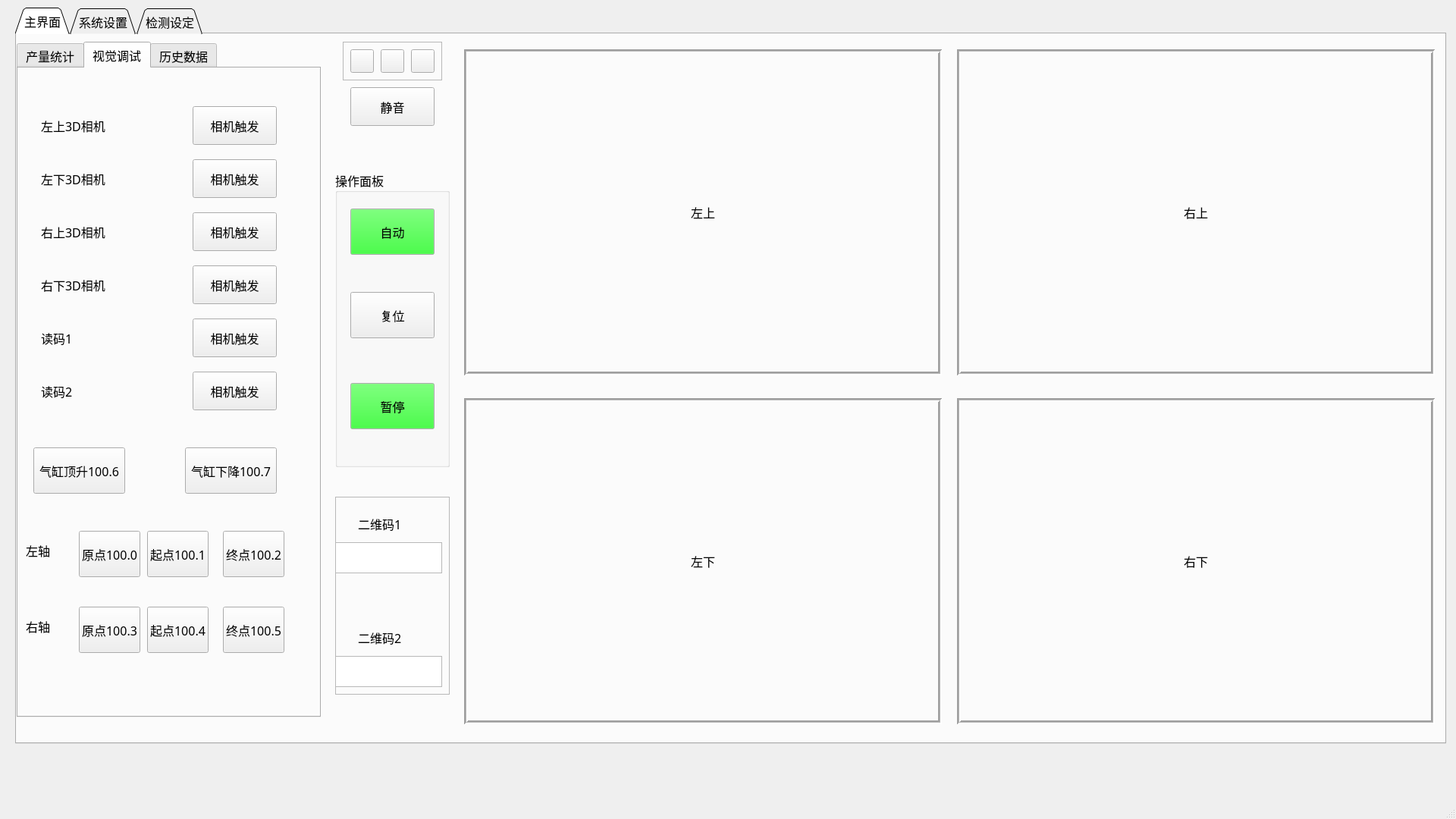
<?xml version="1.0" encoding="UTF-8"?>
<ui version="4.0">
 <class>MainWindow</class>
 <widget class="QMainWindow" name="MainWindow">
  <property name="geometry">
   <rect>
    <x>0</x>
    <y>0</y>
    <width>1920</width>
    <height>1080</height>
   </rect>
  </property>
  <property name="sizePolicy">
   <sizepolicy hsizetype="Expanding" vsizetype="Expanding">
    <horstretch>0</horstretch>
    <verstretch>0</verstretch>
   </sizepolicy>
  </property>
  <property name="maximumSize">
   <size>
    <width>16777215</width>
    <height>16777215</height>
   </size>
  </property>
  <property name="windowTitle">
   <string>全自动过渡片装配</string>
  </property>
  <property name="autoFillBackground">
   <bool>false</bool>
  </property>
  <widget class="QWidget" name="centralwidget">
   <widget class="QTabWidget" name="tabWidget">
    <property name="geometry">
     <rect>
      <x>20</x>
      <y>10</y>
      <width>1887</width>
      <height>971</height>
     </rect>
    </property>
    <property name="sizePolicy">
     <sizepolicy hsizetype="Expanding" vsizetype="Expanding">
      <horstretch>0</horstretch>
      <verstretch>0</verstretch>
     </sizepolicy>
    </property>
    <property name="font">
     <font>
      <family>AcadEref</family>
      <pointsize>12</pointsize>
     </font>
    </property>
    <property name="layoutDirection">
     <enum>Qt::LeftToRight</enum>
    </property>
    <property name="autoFillBackground">
     <bool>false</bool>
    </property>
    <property name="tabShape">
     <enum>QTabWidget::Triangular</enum>
    </property>
    <property name="currentIndex">
     <number>0</number>
    </property>
    <widget class="QWidget" name="tMainPage">
     <attribute name="title">
      <string>主界面</string>
     </attribute>
     <widget class="QTabWidget" name="tRobotManual">
      <property name="geometry">
       <rect>
        <x>0</x>
        <y>10</y>
        <width>401</width>
        <height>891</height>
       </rect>
      </property>
      <property name="font">
       <font>
        <family>AcadEref</family>
        <pointsize>12</pointsize>
       </font>
      </property>
      <property name="currentIndex">
       <number>1</number>
      </property>
      <widget class="QWidget" name="tab_3">
       <attribute name="title">
        <string>产量统计</string>
       </attribute>
       <widget class="QGroupBox" name="gProductRecord">
        <property name="geometry">
         <rect>
          <x>20</x>
          <y>380</y>
          <width>361</width>
          <height>511</height>
         </rect>
        </property>
        <property name="autoFillBackground">
         <bool>false</bool>
        </property>
        <property name="title">
         <string>产量数据</string>
        </property>
        <widget class="QLabel" name="label_2">
         <property name="geometry">
          <rect>
           <x>40</x>
           <y>40</y>
           <width>81</width>
           <height>31</height>
          </rect>
         </property>
         <property name="minimumSize">
          <size>
           <width>0</width>
           <height>16</height>
          </size>
         </property>
         <property name="font">
          <font>
           <family>AcadEref</family>
           <pointsize>12</pointsize>
          </font>
         </property>
         <property name="text">
          <string>起始时间</string>
         </property>
        </widget>
        <widget class="QTextEdit" name="tTime">
         <property name="geometry">
          <rect>
           <x>150</x>
           <y>40</y>
           <width>201</width>
           <height>41</height>
          </rect>
         </property>
         <property name="readOnly">
          <bool>true</bool>
         </property>
        </widget>
        <widget class="QPushButton" name="bDataSave">
         <property name="geometry">
          <rect>
           <x>30</x>
           <y>410</y>
           <width>111</width>
           <height>51</height>
          </rect>
         </property>
         <property name="font">
          <font>
           <family>AcadEref</family>
           <pointsize>12</pointsize>
          </font>
         </property>
         <property name="text">
          <string>保存数据</string>
         </property>
        </widget>
        <widget class="QLabel" name="label_8">
         <property name="geometry">
          <rect>
           <x>40</x>
           <y>150</y>
           <width>91</width>
           <height>31</height>
          </rect>
         </property>
         <property name="font">
          <font>
           <family>AcadEref</family>
           <pointsize>12</pointsize>
          </font>
         </property>
         <property name="text">
          <string>良品数量</string>
         </property>
        </widget>
        <widget class="QTextEdit" name="tBad">
         <property name="geometry">
          <rect>
           <x>170</x>
           <y>240</y>
           <width>131</width>
           <height>41</height>
          </rect>
         </property>
         <property name="readOnly">
          <bool>true</bool>
         </property>
        </widget>
        <widget class="QTextEdit" name="tGoodRate">
         <property name="geometry">
          <rect>
           <x>170</x>
           <y>190</y>
           <width>131</width>
           <height>41</height>
          </rect>
         </property>
         <property name="readOnly">
          <bool>true</bool>
         </property>
        </widget>
        <widget class="QLabel" name="label_19">
         <property name="geometry">
          <rect>
           <x>40</x>
           <y>290</y>
           <width>91</width>
           <height>30</height>
          </rect>
         </property>
         <property name="font">
          <font>
           <family>AcadEref</family>
           <pointsize>12</pointsize>
          </font>
         </property>
         <property name="text">
          <string>不良品率</string>
         </property>
        </widget>
        <widget class="QTextEdit" name="tFail">
         <property name="geometry">
          <rect>
           <x>170</x>
           <y>340</y>
           <width>131</width>
           <height>41</height>
          </rect>
         </property>
         <property name="readOnly">
          <bool>true</bool>
         </property>
        </widget>
        <widget class="QTextEdit" name="tGood">
         <property name="enabled">
          <bool>true</bool>
         </property>
         <property name="geometry">
          <rect>
           <x>170</x>
           <y>140</y>
           <width>131</width>
           <height>41</height>
          </rect>
         </property>
         <property name="readOnly">
          <bool>true</bool>
         </property>
        </widget>
        <widget class="QTextEdit" name="tBadRate">
         <property name="geometry">
          <rect>
           <x>170</x>
           <y>290</y>
           <width>131</width>
           <height>41</height>
          </rect>
         </property>
         <property name="readOnly">
          <bool>true</bool>
         </property>
        </widget>
        <widget class="QLabel" name="label_33">
         <property name="geometry">
          <rect>
           <x>40</x>
           <y>340</y>
           <width>91</width>
           <height>30</height>
          </rect>
         </property>
         <property name="font">
          <font>
           <family>AcadEref</family>
           <pointsize>12</pointsize>
          </font>
         </property>
         <property name="text">
          <string>采集失败</string>
         </property>
        </widget>
        <widget class="QTextEdit" name="tTotal">
         <property name="geometry">
          <rect>
           <x>170</x>
           <y>90</y>
           <width>131</width>
           <height>41</height>
          </rect>
         </property>
         <property name="readOnly">
          <bool>true</bool>
         </property>
         <property name="tabStopWidth">
          <number>80</number>
         </property>
         <property name="placeholderText">
          <string/>
         </property>
        </widget>
        <widget class="QLabel" name="label_9">
         <property name="geometry">
          <rect>
           <x>40</x>
           <y>200</y>
           <width>81</width>
           <height>30</height>
          </rect>
         </property>
         <property name="font">
          <font>
           <family>AcadEref</family>
           <pointsize>12</pointsize>
          </font>
         </property>
         <property name="text">
          <string>良品率</string>
         </property>
        </widget>
        <widget class="QLabel" name="label_7">
         <property name="geometry">
          <rect>
           <x>40</x>
           <y>100</y>
           <width>81</width>
           <height>31</height>
          </rect>
         </property>
         <property name="font">
          <font>
           <family>AcadEref</family>
           <pointsize>12</pointsize>
          </font>
         </property>
         <property name="text">
          <string>产量总数</string>
         </property>
        </widget>
        <widget class="QLabel" name="label_20">
         <property name="geometry">
          <rect>
           <x>40</x>
           <y>240</y>
           <width>81</width>
           <height>30</height>
          </rect>
         </property>
         <property name="font">
          <font>
           <family>AcadEref</family>
           <pointsize>12</pointsize>
          </font>
         </property>
         <property name="text">
          <string>不良品数量</string>
         </property>
        </widget>
        <widget class="QPushButton" name="bDataReset">
         <property name="geometry">
          <rect>
           <x>200</x>
           <y>410</y>
           <width>111</width>
           <height>51</height>
          </rect>
         </property>
         <property name="font">
          <font>
           <family>AcadEref</family>
           <pointsize>12</pointsize>
          </font>
         </property>
         <property name="text">
          <string>重置数据</string>
         </property>
        </widget>
       </widget>
       <widget class="QTextEdit" name="tAlarm">
        <property name="geometry">
         <rect>
          <x>190</x>
          <y>60</y>
          <width>161</width>
          <height>221</height>
         </rect>
        </property>
        <property name="frameShape">
         <enum>QFrame::Box</enum>
        </property>
        <property name="frameShadow">
         <enum>QFrame::Sunken</enum>
        </property>
        <property name="readOnly">
         <bool>true</bool>
        </property>
       </widget>
       <widget class="QLabel" name="label_3">
        <property name="geometry">
         <rect>
          <x>40</x>
          <y>90</y>
          <width>81</width>
          <height>31</height>
         </rect>
        </property>
        <property name="minimumSize">
         <size>
          <width>0</width>
          <height>16</height>
         </size>
        </property>
        <property name="font">
         <font>
          <family>AcadEref</family>
          <pointsize>12</pointsize>
         </font>
        </property>
        <property name="text">
         <string>报警信息</string>
        </property>
       </widget>
      </widget>
      <widget class="QWidget" name="tab_4">
       <attribute name="title">
        <string>视觉调试</string>
       </attribute>
       <widget class="QPushButton" name="bLUtrig">
        <property name="geometry">
         <rect>
          <x>230</x>
          <y>50</y>
          <width>111</width>
          <height>51</height>
         </rect>
        </property>
        <property name="text">
         <string>相机触发</string>
        </property>
       </widget>
       <widget class="QLabel" name="label_50">
        <property name="geometry">
         <rect>
          <x>30</x>
          <y>60</y>
          <width>121</width>
          <height>31</height>
         </rect>
        </property>
        <property name="text">
         <string>左上3D相机</string>
        </property>
       </widget>
       <widget class="QLabel" name="label_51">
        <property name="geometry">
         <rect>
          <x>30</x>
          <y>130</y>
          <width>121</width>
          <height>31</height>
         </rect>
        </property>
        <property name="text">
         <string>左下3D相机</string>
        </property>
       </widget>
       <widget class="QPushButton" name="bLDtrig">
        <property name="geometry">
         <rect>
          <x>230</x>
          <y>120</y>
          <width>111</width>
          <height>51</height>
         </rect>
        </property>
        <property name="text">
         <string>相机触发</string>
        </property>
       </widget>
       <widget class="QPushButton" name="bRUtrig">
        <property name="geometry">
         <rect>
          <x>230</x>
          <y>190</y>
          <width>111</width>
          <height>51</height>
         </rect>
        </property>
        <property name="text">
         <string>相机触发</string>
        </property>
       </widget>
       <widget class="QLabel" name="label_52">
        <property name="geometry">
         <rect>
          <x>30</x>
          <y>200</y>
          <width>121</width>
          <height>31</height>
         </rect>
        </property>
        <property name="text">
         <string>右上3D相机</string>
        </property>
       </widget>
       <widget class="QPushButton" name="bRDtrig">
        <property name="geometry">
         <rect>
          <x>230</x>
          <y>260</y>
          <width>111</width>
          <height>51</height>
         </rect>
        </property>
        <property name="text">
         <string>相机触发</string>
        </property>
       </widget>
       <widget class="QLabel" name="label_53">
        <property name="geometry">
         <rect>
          <x>30</x>
          <y>270</y>
          <width>121</width>
          <height>31</height>
         </rect>
        </property>
        <property name="text">
         <string>右下3D相机</string>
        </property>
       </widget>
       <widget class="QLabel" name="label_65">
        <property name="geometry">
         <rect>
          <x>30</x>
          <y>340</y>
          <width>71</width>
          <height>31</height>
         </rect>
        </property>
        <property name="text">
         <string>读码1</string>
        </property>
       </widget>
       <widget class="QPushButton" name="bC1trig">
        <property name="geometry">
         <rect>
          <x>230</x>
          <y>330</y>
          <width>111</width>
          <height>51</height>
         </rect>
        </property>
        <property name="text">
         <string>相机触发</string>
        </property>
       </widget>
       <widget class="QPushButton" name="bC2trig">
        <property name="geometry">
         <rect>
          <x>230</x>
          <y>400</y>
          <width>111</width>
          <height>51</height>
         </rect>
        </property>
        <property name="text">
         <string>相机触发</string>
        </property>
       </widget>
       <widget class="QLabel" name="label_66">
        <property name="geometry">
         <rect>
          <x>30</x>
          <y>410</y>
          <width>71</width>
          <height>31</height>
         </rect>
        </property>
        <property name="text">
         <string>读码2</string>
        </property>
       </widget>
       <widget class="QPushButton" name="bCyUp">
        <property name="geometry">
         <rect>
          <x>20</x>
          <y>500</y>
          <width>121</width>
          <height>61</height>
         </rect>
        </property>
        <property name="text">
         <string>气缸顶升100.6</string>
        </property>
       </widget>
       <widget class="QPushButton" name="bCyDown">
        <property name="geometry">
         <rect>
          <x>220</x>
          <y>500</y>
          <width>121</width>
          <height>61</height>
         </rect>
        </property>
        <property name="text">
         <string>气缸下降100.7</string>
        </property>
       </widget>
       <widget class="QPushButton" name="bLposition0">
        <property name="geometry">
         <rect>
          <x>80</x>
          <y>610</y>
          <width>81</width>
          <height>61</height>
         </rect>
        </property>
        <property name="text">
         <string>原点100.0</string>
        </property>
       </widget>
       <widget class="QLabel" name="label_67">
        <property name="geometry">
         <rect>
          <x>10</x>
          <y>620</y>
          <width>51</width>
          <height>31</height>
         </rect>
        </property>
        <property name="text">
         <string>左轴</string>
        </property>
       </widget>
       <widget class="QPushButton" name="bLposition1">
        <property name="geometry">
         <rect>
          <x>170</x>
          <y>610</y>
          <width>81</width>
          <height>61</height>
         </rect>
        </property>
        <property name="text">
         <string>起点100.1</string>
        </property>
       </widget>
       <widget class="QPushButton" name="bLposition2">
        <property name="geometry">
         <rect>
          <x>270</x>
          <y>610</y>
          <width>81</width>
          <height>61</height>
         </rect>
        </property>
        <property name="text">
         <string>终点100.2</string>
        </property>
       </widget>
       <widget class="QLabel" name="label_71">
        <property name="geometry">
         <rect>
          <x>10</x>
          <y>720</y>
          <width>51</width>
          <height>31</height>
         </rect>
        </property>
        <property name="text">
         <string>右轴</string>
        </property>
       </widget>
       <widget class="QPushButton" name="bRposition2">
        <property name="geometry">
         <rect>
          <x>270</x>
          <y>710</y>
          <width>81</width>
          <height>61</height>
         </rect>
        </property>
        <property name="text">
         <string>终点100.5</string>
        </property>
       </widget>
       <widget class="QPushButton" name="bRposition1">
        <property name="geometry">
         <rect>
          <x>170</x>
          <y>710</y>
          <width>81</width>
          <height>61</height>
         </rect>
        </property>
        <property name="text">
         <string>起点100.4</string>
        </property>
       </widget>
       <widget class="QPushButton" name="bRposition0">
        <property name="geometry">
         <rect>
          <x>80</x>
          <y>710</y>
          <width>81</width>
          <height>61</height>
         </rect>
        </property>
        <property name="text">
         <string>原点100.3</string>
        </property>
       </widget>
      </widget>
      <widget class="QWidget" name="tab">
       <attribute name="title">
        <string>历史数据</string>
       </attribute>
       <widget class="QTableView" name="tableView">
        <property name="geometry">
         <rect>
          <x>20</x>
          <y>50</y>
          <width>361</width>
          <height>621</height>
         </rect>
        </property>
       </widget>
       <widget class="QLabel" name="label_12">
        <property name="geometry">
         <rect>
          <x>20</x>
          <y>10</y>
          <width>81</width>
          <height>31</height>
         </rect>
        </property>
        <property name="minimumSize">
         <size>
          <width>0</width>
          <height>16</height>
         </size>
        </property>
        <property name="font">
         <font>
          <family>AcadEref</family>
          <pointsize>12</pointsize>
         </font>
        </property>
        <property name="text">
         <string>历史数据</string>
        </property>
       </widget>
       <widget class="QPushButton" name="bExport">
        <property name="geometry">
         <rect>
          <x>220</x>
          <y>770</y>
          <width>111</width>
          <height>51</height>
         </rect>
        </property>
        <property name="text">
         <string>导出</string>
        </property>
       </widget>
      </widget>
     </widget>
     <widget class="QLabel" name="lCamLU">
      <property name="geometry">
       <rect>
        <x>590</x>
        <y>20</y>
        <width>630</width>
        <height>430</height>
       </rect>
      </property>
      <property name="mouseTracking">
       <bool>false</bool>
      </property>
      <property name="autoFillBackground">
       <bool>false</bool>
      </property>
      <property name="frameShape">
       <enum>QFrame::Box</enum>
      </property>
      <property name="frameShadow">
       <enum>QFrame::Sunken</enum>
      </property>
      <property name="lineWidth">
       <number>2</number>
      </property>
      <property name="midLineWidth">
       <number>1</number>
      </property>
      <property name="text">
       <string>左上</string>
      </property>
      <property name="scaledContents">
       <bool>true</bool>
      </property>
      <property name="alignment">
       <set>Qt::AlignCenter</set>
      </property>
     </widget>
     <widget class="QLabel" name="lCamRU">
      <property name="geometry">
       <rect>
        <x>1240</x>
        <y>20</y>
        <width>630</width>
        <height>430</height>
       </rect>
      </property>
      <property name="mouseTracking">
       <bool>false</bool>
      </property>
      <property name="autoFillBackground">
       <bool>false</bool>
      </property>
      <property name="frameShape">
       <enum>QFrame::Box</enum>
      </property>
      <property name="frameShadow">
       <enum>QFrame::Sunken</enum>
      </property>
      <property name="lineWidth">
       <number>2</number>
      </property>
      <property name="midLineWidth">
       <number>1</number>
      </property>
      <property name="text">
       <string>右上</string>
      </property>
      <property name="scaledContents">
       <bool>true</bool>
      </property>
      <property name="alignment">
       <set>Qt::AlignCenter</set>
      </property>
     </widget>
     <widget class="QLabel" name="lCamLD">
      <property name="geometry">
       <rect>
        <x>590</x>
        <y>480</y>
        <width>630</width>
        <height>430</height>
       </rect>
      </property>
      <property name="mouseTracking">
       <bool>false</bool>
      </property>
      <property name="autoFillBackground">
       <bool>false</bool>
      </property>
      <property name="frameShape">
       <enum>QFrame::Box</enum>
      </property>
      <property name="frameShadow">
       <enum>QFrame::Sunken</enum>
      </property>
      <property name="lineWidth">
       <number>2</number>
      </property>
      <property name="midLineWidth">
       <number>1</number>
      </property>
      <property name="text">
       <string>左下</string>
      </property>
      <property name="scaledContents">
       <bool>true</bool>
      </property>
      <property name="alignment">
       <set>Qt::AlignCenter</set>
      </property>
     </widget>
     <widget class="QLabel" name="lCamRD">
      <property name="geometry">
       <rect>
        <x>1240</x>
        <y>480</y>
        <width>630</width>
        <height>430</height>
       </rect>
      </property>
      <property name="mouseTracking">
       <bool>false</bool>
      </property>
      <property name="autoFillBackground">
       <bool>false</bool>
      </property>
      <property name="frameShape">
       <enum>QFrame::Box</enum>
      </property>
      <property name="frameShadow">
       <enum>QFrame::Sunken</enum>
      </property>
      <property name="lineWidth">
       <number>2</number>
      </property>
      <property name="midLineWidth">
       <number>1</number>
      </property>
      <property name="text">
       <string>右下</string>
      </property>
      <property name="scaledContents">
       <bool>true</bool>
      </property>
      <property name="alignment">
       <set>Qt::AlignCenter</set>
      </property>
     </widget>
     <widget class="QGroupBox" name="groupBox_5">
      <property name="geometry">
       <rect>
        <x>420</x>
        <y>180</y>
        <width>151</width>
        <height>391</height>
       </rect>
      </property>
      <property name="title">
       <string>操作面板</string>
      </property>
      <widget class="QPushButton" name="bReset">
       <property name="geometry">
        <rect>
         <x>20</x>
         <y>160</y>
         <width>111</width>
         <height>61</height>
        </rect>
       </property>
       <property name="text">
        <string>复位</string>
       </property>
      </widget>
      <widget class="QPushButton" name="bStop">
       <property name="geometry">
        <rect>
         <x>20</x>
         <y>280</y>
         <width>111</width>
         <height>61</height>
        </rect>
       </property>
       <property name="palette">
        <palette>
         <active>
          <colorrole role="Button">
           <brush brushstyle="SolidPattern">
            <color alpha="255">
             <red>0</red>
             <green>255</green>
             <blue>0</blue>
            </color>
           </brush>
          </colorrole>
         </active>
         <inactive>
          <colorrole role="Button">
           <brush brushstyle="SolidPattern">
            <color alpha="255">
             <red>0</red>
             <green>255</green>
             <blue>0</blue>
            </color>
           </brush>
          </colorrole>
         </inactive>
         <disabled>
          <colorrole role="Button">
           <brush brushstyle="SolidPattern">
            <color alpha="255">
             <red>0</red>
             <green>255</green>
             <blue>0</blue>
            </color>
           </brush>
          </colorrole>
         </disabled>
        </palette>
       </property>
       <property name="text">
        <string>暂停</string>
       </property>
       <property name="checkable">
        <bool>false</bool>
       </property>
      </widget>
      <widget class="QPushButton" name="bAuto">
       <property name="geometry">
        <rect>
         <x>20</x>
         <y>50</y>
         <width>111</width>
         <height>61</height>
        </rect>
       </property>
       <property name="palette">
        <palette>
         <active>
          <colorrole role="Button">
           <brush brushstyle="SolidPattern">
            <color alpha="255">
             <red>0</red>
             <green>255</green>
             <blue>0</blue>
            </color>
           </brush>
          </colorrole>
         </active>
         <inactive>
          <colorrole role="Button">
           <brush brushstyle="SolidPattern">
            <color alpha="255">
             <red>0</red>
             <green>255</green>
             <blue>0</blue>
            </color>
           </brush>
          </colorrole>
         </inactive>
         <disabled>
          <colorrole role="Button">
           <brush brushstyle="SolidPattern">
            <color alpha="255">
             <red>0</red>
             <green>255</green>
             <blue>0</blue>
            </color>
           </brush>
          </colorrole>
         </disabled>
        </palette>
       </property>
       <property name="text">
        <string>自动</string>
       </property>
       <property name="checkable">
        <bool>false</bool>
       </property>
      </widget>
     </widget>
     <widget class="QFrame" name="frame">
      <property name="geometry">
       <rect>
        <x>430</x>
        <y>10</y>
        <width>131</width>
        <height>51</height>
       </rect>
      </property>
      <property name="frameShape">
       <enum>QFrame::StyledPanel</enum>
      </property>
      <property name="frameShadow">
       <enum>QFrame::Raised</enum>
      </property>
      <widget class="QPushButton" name="bRed">
       <property name="geometry">
        <rect>
         <x>10</x>
         <y>10</y>
         <width>31</width>
         <height>31</height>
        </rect>
       </property>
       <property name="text">
        <string/>
       </property>
      </widget>
      <widget class="QPushButton" name="bGreen">
       <property name="geometry">
        <rect>
         <x>50</x>
         <y>10</y>
         <width>31</width>
         <height>31</height>
        </rect>
       </property>
       <property name="text">
        <string/>
       </property>
      </widget>
      <widget class="QPushButton" name="bYellow">
       <property name="geometry">
        <rect>
         <x>90</x>
         <y>10</y>
         <width>31</width>
         <height>31</height>
        </rect>
       </property>
       <property name="text">
        <string/>
       </property>
      </widget>
     </widget>
     <widget class="QFrame" name="frame_2">
      <property name="geometry">
       <rect>
        <x>420</x>
        <y>610</y>
        <width>151</width>
        <height>261</height>
       </rect>
      </property>
      <property name="frameShape">
       <enum>QFrame::StyledPanel</enum>
      </property>
      <property name="frameShadow">
       <enum>QFrame::Raised</enum>
      </property>
      <widget class="QLabel" name="label_11">
       <property name="geometry">
        <rect>
         <x>30</x>
         <y>170</y>
         <width>91</width>
         <height>31</height>
        </rect>
       </property>
       <property name="minimumSize">
        <size>
         <width>0</width>
         <height>16</height>
        </size>
       </property>
       <property name="font">
        <font>
         <family>AcadEref</family>
         <pointsize>12</pointsize>
        </font>
       </property>
       <property name="text">
        <string>二维码2</string>
       </property>
      </widget>
      <widget class="QTextEdit" name="tCode2">
       <property name="geometry">
        <rect>
         <x>0</x>
         <y>210</y>
         <width>141</width>
         <height>41</height>
        </rect>
       </property>
       <property name="readOnly">
        <bool>true</bool>
       </property>
      </widget>
      <widget class="QTextEdit" name="tCode1">
       <property name="geometry">
        <rect>
         <x>0</x>
         <y>60</y>
         <width>141</width>
         <height>41</height>
        </rect>
       </property>
       <property name="readOnly">
        <bool>true</bool>
       </property>
      </widget>
      <widget class="QLabel" name="label_10">
       <property name="geometry">
        <rect>
         <x>30</x>
         <y>20</y>
         <width>81</width>
         <height>31</height>
        </rect>
       </property>
       <property name="minimumSize">
        <size>
         <width>0</width>
         <height>16</height>
        </size>
       </property>
       <property name="font">
        <font>
         <family>AcadEref</family>
         <pointsize>12</pointsize>
        </font>
       </property>
       <property name="text">
        <string>二维码1</string>
       </property>
      </widget>
     </widget>
     <widget class="QPushButton" name="bBuzz">
      <property name="geometry">
       <rect>
        <x>440</x>
        <y>70</y>
        <width>111</width>
        <height>51</height>
       </rect>
      </property>
      <property name="text">
       <string>静音</string>
      </property>
     </widget>
    </widget>
    <widget class="QWidget" name="tCamPara">
     <attribute name="title">
      <string>系统设置</string>
     </attribute>
     <widget class="QGroupBox" name="groupBox">
      <property name="geometry">
       <rect>
        <x>10</x>
        <y>20</y>
        <width>711</width>
        <height>201</height>
       </rect>
      </property>
      <property name="title">
       <string>相机IP</string>
      </property>
      <widget class="QLabel" name="label_41">
       <property name="geometry">
        <rect>
         <x>20</x>
         <y>30</y>
         <width>121</width>
         <height>31</height>
        </rect>
       </property>
       <property name="text">
        <string>左上3D相机</string>
       </property>
      </widget>
      <widget class="QTextEdit" name="tLUip">
       <property name="enabled">
        <bool>true</bool>
       </property>
       <property name="geometry">
        <rect>
         <x>150</x>
         <y>20</y>
         <width>181</width>
         <height>41</height>
        </rect>
       </property>
       <property name="readOnly">
        <bool>false</bool>
       </property>
      </widget>
      <widget class="QTextEdit" name="tLDip">
       <property name="enabled">
        <bool>true</bool>
       </property>
       <property name="geometry">
        <rect>
         <x>150</x>
         <y>100</y>
         <width>181</width>
         <height>41</height>
        </rect>
       </property>
       <property name="readOnly">
        <bool>false</bool>
       </property>
      </widget>
      <widget class="QLabel" name="label_42">
       <property name="geometry">
        <rect>
         <x>350</x>
         <y>30</y>
         <width>121</width>
         <height>31</height>
        </rect>
       </property>
       <property name="text">
        <string>右上3D相机</string>
       </property>
      </widget>
      <widget class="QLabel" name="label_43">
       <property name="geometry">
        <rect>
         <x>20</x>
         <y>110</y>
         <width>111</width>
         <height>31</height>
        </rect>
       </property>
       <property name="text">
        <string>左下3D相机</string>
       </property>
      </widget>
      <widget class="QLabel" name="label_44">
       <property name="geometry">
        <rect>
         <x>350</x>
         <y>110</y>
         <width>111</width>
         <height>31</height>
        </rect>
       </property>
       <property name="text">
        <string>右下3D相机</string>
       </property>
      </widget>
      <widget class="QTextEdit" name="tRDip">
       <property name="enabled">
        <bool>true</bool>
       </property>
       <property name="geometry">
        <rect>
         <x>490</x>
         <y>100</y>
         <width>191</width>
         <height>41</height>
        </rect>
       </property>
       <property name="readOnly">
        <bool>false</bool>
       </property>
      </widget>
      <widget class="QTextEdit" name="tRUip">
       <property name="enabled">
        <bool>true</bool>
       </property>
       <property name="geometry">
        <rect>
         <x>490</x>
         <y>20</y>
         <width>191</width>
         <height>41</height>
        </rect>
       </property>
       <property name="readOnly">
        <bool>false</bool>
       </property>
      </widget>
     </widget>
     <widget class="QGroupBox" name="groupBox_2">
      <property name="geometry">
       <rect>
        <x>10</x>
        <y>250</y>
        <width>711</width>
        <height>201</height>
       </rect>
      </property>
      <property name="title">
       <string>读码器IP设置</string>
      </property>
      <widget class="QTextEdit" name="tC2ip">
       <property name="enabled">
        <bool>true</bool>
       </property>
       <property name="geometry">
        <rect>
         <x>490</x>
         <y>60</y>
         <width>181</width>
         <height>41</height>
        </rect>
       </property>
       <property name="readOnly">
        <bool>false</bool>
       </property>
      </widget>
      <widget class="QLabel" name="label_46">
       <property name="geometry">
        <rect>
         <x>380</x>
         <y>70</y>
         <width>81</width>
         <height>20</height>
        </rect>
       </property>
       <property name="text">
        <string>后读码器</string>
       </property>
      </widget>
      <widget class="QLabel" name="label_45">
       <property name="geometry">
        <rect>
         <x>50</x>
         <y>70</y>
         <width>81</width>
         <height>20</height>
        </rect>
       </property>
       <property name="text">
        <string>前读码器</string>
       </property>
      </widget>
      <widget class="QTextEdit" name="tC1ip">
       <property name="enabled">
        <bool>true</bool>
       </property>
       <property name="geometry">
        <rect>
         <x>150</x>
         <y>60</y>
         <width>191</width>
         <height>41</height>
        </rect>
       </property>
       <property name="readOnly">
        <bool>false</bool>
       </property>
      </widget>
      <widget class="QPushButton" name="bIPsave">
       <property name="geometry">
        <rect>
         <x>520</x>
         <y>130</y>
         <width>101</width>
         <height>61</height>
        </rect>
       </property>
       <property name="text">
        <string>保存数据</string>
       </property>
      </widget>
     </widget>
     <widget class="QGroupBox" name="groupBox_4">
      <property name="geometry">
       <rect>
        <x>10</x>
        <y>530</y>
        <width>711</width>
        <height>291</height>
       </rect>
      </property>
      <property name="title">
       <string>轴参数设置</string>
      </property>
      <widget class="QLabel" name="label_48">
       <property name="geometry">
        <rect>
         <x>50</x>
         <y>70</y>
         <width>81</width>
         <height>20</height>
        </rect>
       </property>
       <property name="text">
        <string>速度</string>
       </property>
      </widget>
      <widget class="QTextEdit" name="tSpeed">
       <property name="enabled">
        <bool>true</bool>
       </property>
       <property name="geometry">
        <rect>
         <x>110</x>
         <y>60</y>
         <width>121</width>
         <height>41</height>
        </rect>
       </property>
       <property name="readOnly">
        <bool>false</bool>
       </property>
      </widget>
      <widget class="QPushButton" name="bAxiSave">
       <property name="geometry">
        <rect>
         <x>530</x>
         <y>210</y>
         <width>101</width>
         <height>61</height>
        </rect>
       </property>
       <property name="text">
        <string>保存数据</string>
       </property>
      </widget>
      <widget class="QLabel" name="label_49">
       <property name="geometry">
        <rect>
         <x>50</x>
         <y>150</y>
         <width>81</width>
         <height>20</height>
        </rect>
       </property>
       <property name="text">
        <string>起点</string>
       </property>
      </widget>
      <widget class="QTextEdit" name="tPosion1">
       <property name="enabled">
        <bool>true</bool>
       </property>
       <property name="geometry">
        <rect>
         <x>110</x>
         <y>140</y>
         <width>121</width>
         <height>41</height>
        </rect>
       </property>
       <property name="readOnly">
        <bool>false</bool>
       </property>
      </widget>
      <widget class="QLabel" name="label_54">
       <property name="geometry">
        <rect>
         <x>50</x>
         <y>230</y>
         <width>81</width>
         <height>20</height>
        </rect>
       </property>
       <property name="text">
        <string>终点</string>
       </property>
      </widget>
      <widget class="QTextEdit" name="tPosion2">
       <property name="enabled">
        <bool>true</bool>
       </property>
       <property name="geometry">
        <rect>
         <x>110</x>
         <y>220</y>
         <width>121</width>
         <height>41</height>
        </rect>
       </property>
       <property name="readOnly">
        <bool>false</bool>
       </property>
      </widget>
     </widget>
    </widget>
    <widget class="QWidget" name="tVisonPara">
     <attribute name="title">
      <string>检测设定</string>
     </attribute>
     <widget class="QGroupBox" name="groupBox_3">
      <property name="geometry">
       <rect>
        <x>20</x>
        <y>90</y>
        <width>641</width>
        <height>241</height>
       </rect>
      </property>
      <property name="title">
       <string>判定标准</string>
      </property>
      <widget class="QTextEdit" name="tStandardD">
       <property name="enabled">
        <bool>true</bool>
       </property>
       <property name="geometry">
        <rect>
         <x>250</x>
         <y>150</y>
         <width>131</width>
         <height>41</height>
        </rect>
       </property>
       <property name="readOnly">
        <bool>false</bool>
       </property>
      </widget>
      <widget class="QLabel" name="label_47">
       <property name="geometry">
        <rect>
         <x>50</x>
         <y>150</y>
         <width>191</width>
         <height>31</height>
        </rect>
       </property>
       <property name="text">
        <string>极耳焊缝焊洞直径&gt;=</string>
       </property>
      </widget>
      <widget class="QLabel" name="label_55">
       <property name="geometry">
        <rect>
         <x>50</x>
         <y>70</y>
         <width>191</width>
         <height>31</height>
        </rect>
       </property>
       <property name="text">
        <string>极耳焊缝凸点高度&gt;=</string>
       </property>
      </widget>
      <widget class="QTextEdit" name="tStandardH">
       <property name="enabled">
        <bool>true</bool>
       </property>
       <property name="geometry">
        <rect>
         <x>250</x>
         <y>70</y>
         <width>131</width>
         <height>41</height>
        </rect>
       </property>
       <property name="readOnly">
        <bool>false</bool>
       </property>
      </widget>
     </widget>
     <widget class="QGroupBox" name="groupBox_7">
      <property name="geometry">
       <rect>
        <x>20</x>
        <y>550</y>
        <width>1171</width>
        <height>161</height>
       </rect>
      </property>
      <property name="title">
       <string>图片路径设置</string>
      </property>
      <widget class="QLabel" name="label_40">
       <property name="geometry">
        <rect>
         <x>20</x>
         <y>30</y>
         <width>161</width>
         <height>31</height>
        </rect>
       </property>
       <property name="text">
        <string>不良图片路径设置</string>
       </property>
      </widget>
      <widget class="QTextEdit" name="tNGpath">
       <property name="geometry">
        <rect>
         <x>210</x>
         <y>20</y>
         <width>791</width>
         <height>41</height>
        </rect>
       </property>
      </widget>
      <widget class="QPushButton" name="bSelectDoc">
       <property name="geometry">
        <rect>
         <x>1030</x>
         <y>20</y>
         <width>75</width>
         <height>41</height>
        </rect>
       </property>
       <property name="text">
        <string>浏览</string>
       </property>
      </widget>
      <widget class="QRadioButton" name="rSize">
       <property name="geometry">
        <rect>
         <x>20</x>
         <y>100</y>
         <width>61</width>
         <height>31</height>
        </rect>
       </property>
       <property name="text">
        <string>原图</string>
       </property>
      </widget>
      <widget class="QPushButton" name="bsave3">
       <property name="geometry">
        <rect>
         <x>1020</x>
         <y>100</y>
         <width>91</width>
         <height>41</height>
        </rect>
       </property>
       <property name="text">
        <string>保存</string>
       </property>
      </widget>
     </widget>
    </widget>
   </widget>
  </widget>
  <widget class="QMenuBar" name="menubar">
   <property name="geometry">
    <rect>
     <x>0</x>
     <y>0</y>
     <width>1920</width>
     <height>26</height>
    </rect>
   </property>
  </widget>
  <widget class="QStatusBar" name="statusbar"/>
 </widget>
 <resources/>
 <connections>
  <connection>
   <sender>bsave3</sender>
   <signal>clicked()</signal>
   <receiver>bDataSave</receiver>
   <slot>click()</slot>
   <hints>
    <hint type="sourcelabel">
     <x>639</x>
     <y>451</y>
    </hint>
    <hint type="destinationlabel">
     <x>77</x>
     <y>661</y>
    </hint>
   </hints>
  </connection>
 </connections>
</ui>
